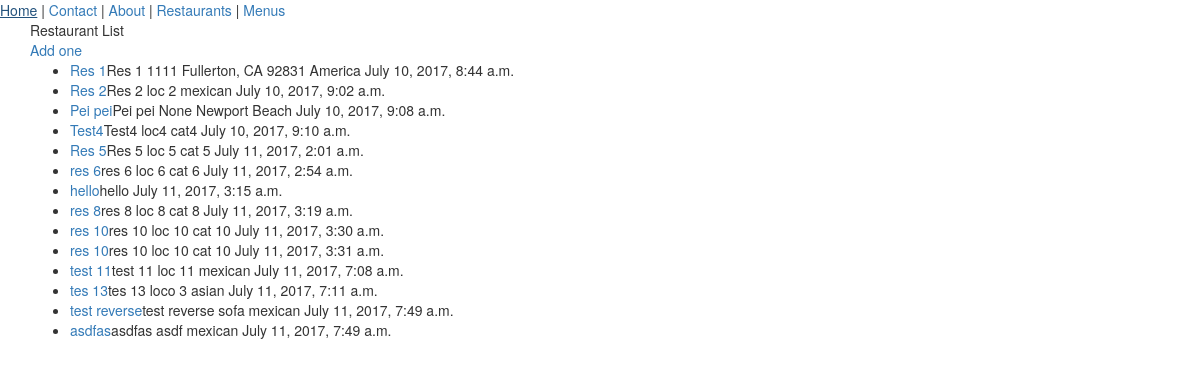
Page /restaurants/ (signed in) on the earlier database version.
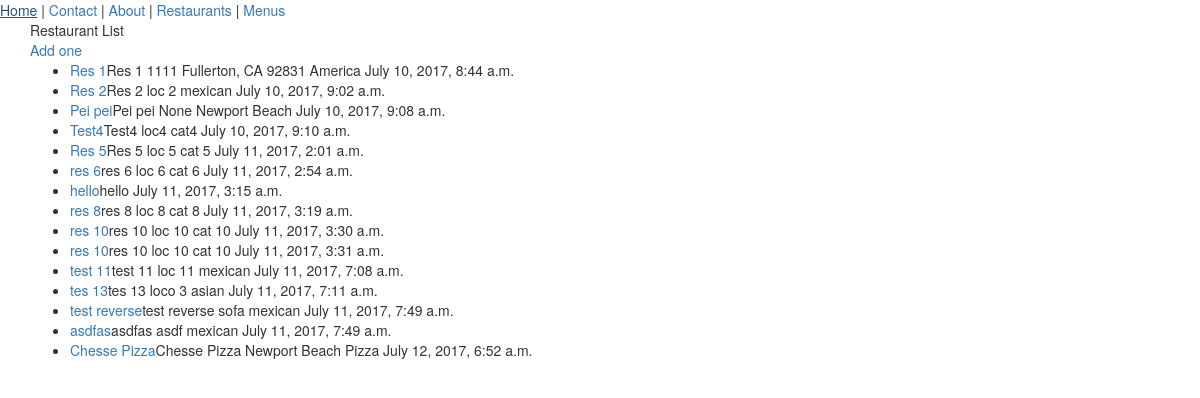
Same page on the later database version.
### restaurants/models.py (models this page shows, shortened)
class RestaurantLocation(models.Model):
	owner 		= models.ForeignKey(User)
	name 		= models.CharField(max_length=120)
	location 	= models.CharField(max_length=120, null=True, blank=True)
	category 	= models.CharField(max_length=120, null=True, blank=True)
	timestamp 	= models.DateTimeField(auto_now_add=True)
	updated 	= models.DateTimeField(auto_now=True)
	slug		= models.SlugField(null=True, blank=True)
	objects = RestaurantLocationManager()
	def get_absolute_url(self):
		return reverse("restaurants:detail", kwargs={"slug": self.slug})

### restaurants/views.py (the view)
# urls.py: url(r'$', RestaurantListView.as_view(), name='list'),
class RestaurantListView(LoginRequiredMixin, ListView):
	def get_queryset(self):
		return RestaurantLocation.objects.filter(owner=self.request.user)

### restaurants/models.py (called while the page is built)
	def get_queryset(self):
		return RestaurantLocationQuerySet(self.model, using=self._db)

### restaurants/templates/restaurants/restaurantlocation_list.html (shortened to what this page needs)
{% extends 'base.html' %}
{% block content %}
<div>Restaurant List</div><a href="{% url 'restaurants:create' %}">Add one</a>
<ul>
	{% for obj in object_list %}
		<li><a href="{{ obj.get_absolute_url }}">{{ obj.name }}</a>{{ obj.name }} {{ obj.location }} {{ obj.category }} {{ obj.timestamp }}</li>
		{% empty %}
		<li><a href="{% url 'restaurants:create' %}">Add one</a></li>
	{% endfor %}
</ul>
{% endblock %}

Differences in the rows shown:
added RestaurantLocation: name "Chesse Pizza", location "Newport Beach", category "Pizza", timestamp "July 12, 2017, 6:52 a.m."
